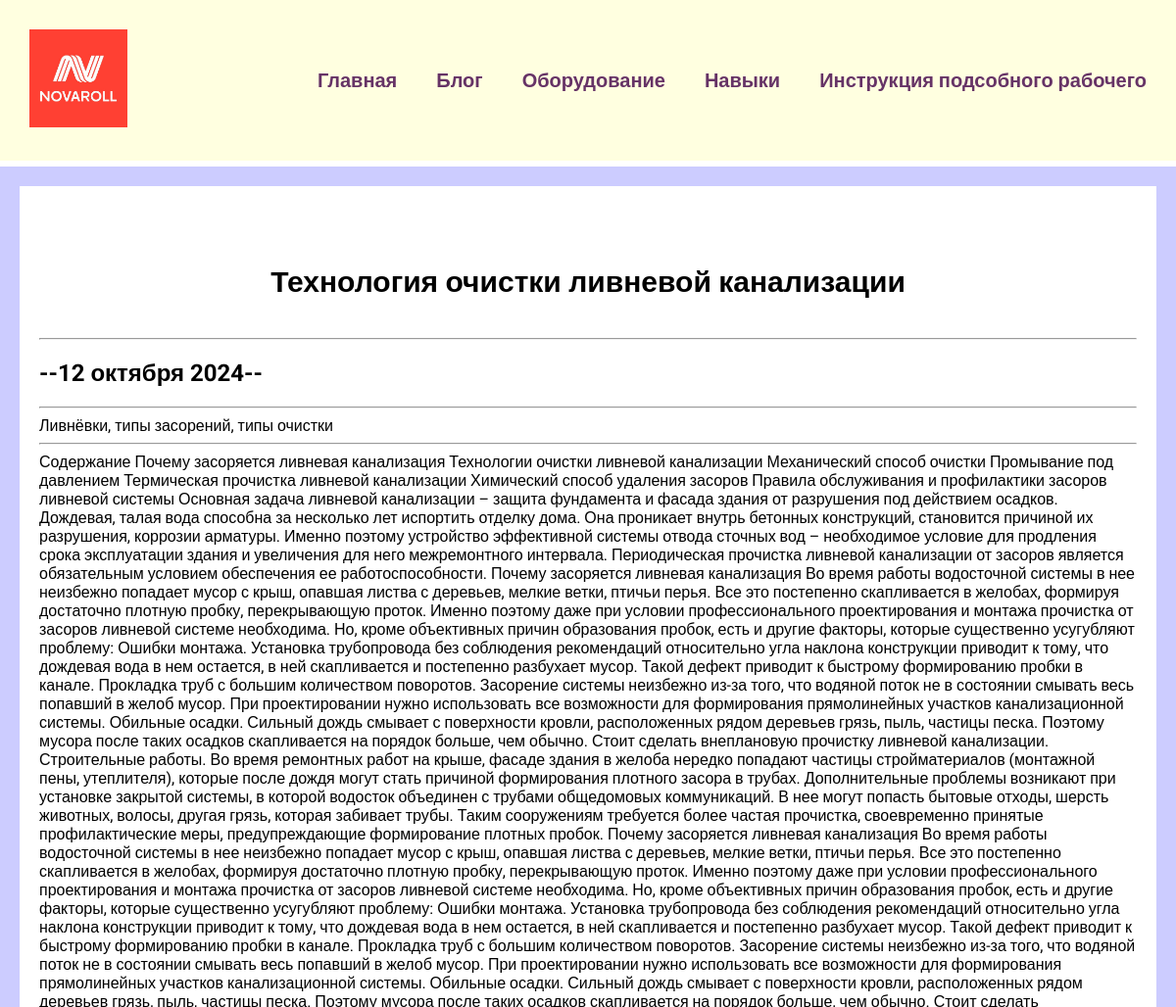
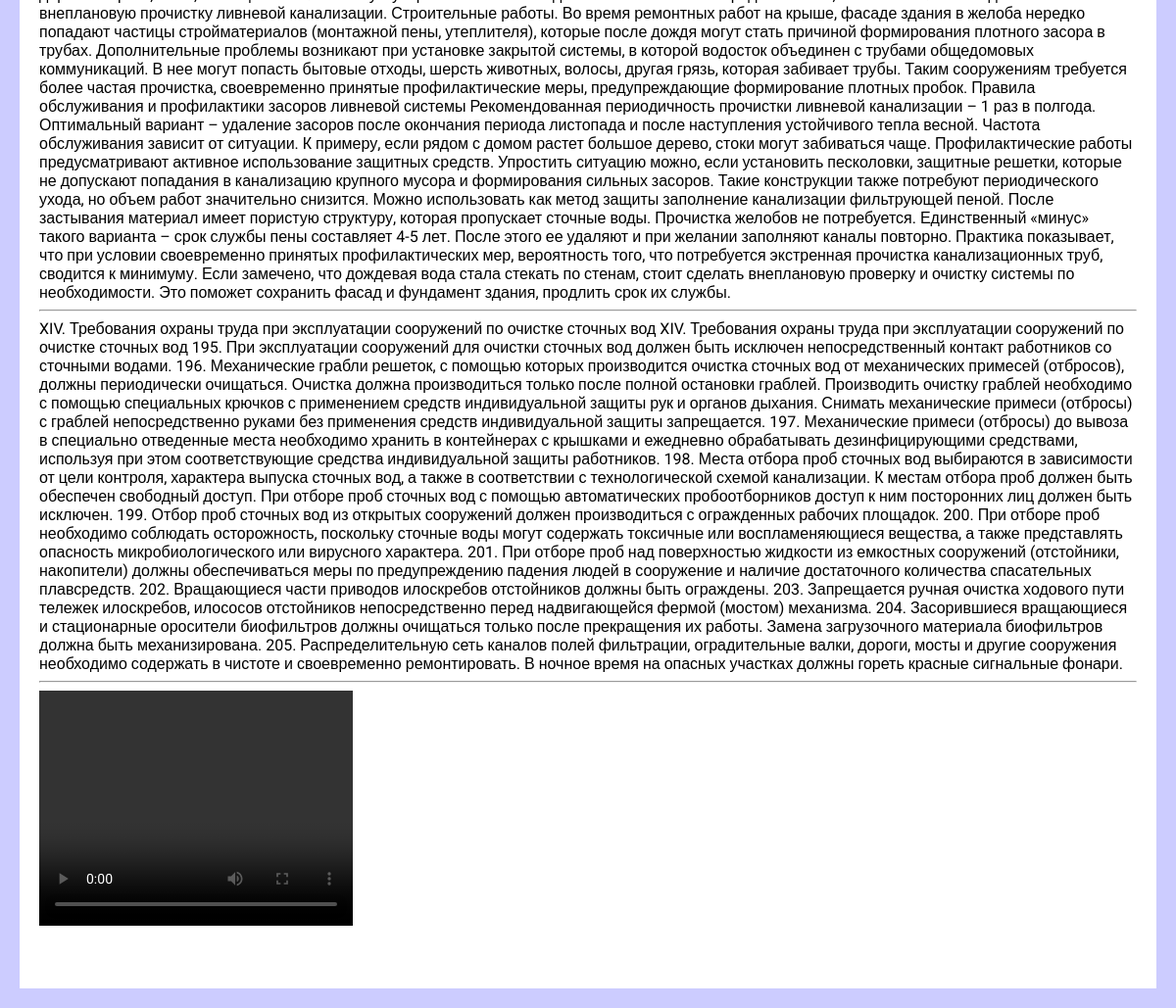
The app's page /blog/2/ with its own data (2 pictures, top to bottom).
### blog/models.py (models this page shows, shortened)
class Blog(models.Model):
    title = models.CharField(max_length=200, verbose_name="Название статьи")
    focus = models.CharField(max_length=250, blank=True, verbose_name="Напрпвленность статьи")
    description = models.TextField(verbose_name="Содержание статьи")
    video = models.FileField(upload_to='blogs/videos', blank=True, verbose_name="Видео по статье")
    labor_protection = models.TextField(blank=True, verbose_name="Охрана труда(связанная со статьей)")
    data = models.DateField()

### blog/views.py (the view)
# urls.py: path('<int:blog_id>/', views.detail, name="detail")
def detail(request, blog_id):
    blog = get_object_or_404(Blog, pk=blog_id)
    return render(request, 'blog/details.html', {'blog': blog})

### blog/templates/blog/details.html
{% extends 'works/base.html' %}
{% block content %}
<div class="detail">
    <h1>{{ blog.title }}</h1>
    <hr>
    <h2>--{{ blog.data|date:'j E Y' }}--</h2>
    <hr>
    {{ blog.focus }}
    <hr>
    {{ blog.description|safe }}
    <hr>
    {{ blog.labor_protection|safe }}
        <hr>
        <video width="320" height="240" controls>
            <source src="{{ blog.video.url }}" type="video/mp4">
        </video>
</div>
{% endblock %}

### works/static/css/style.css (style rules this page uses)
body { font-family: "Roboto", sans-serif; font-weight: 400; font-style: normal; background: #CCCCFF; padding: 0; margin: 0; }
.content h1 { text-align: center; margin: 60px 0 40px; font-size: 30px; }
.detail { background: #FFF; padding: 20px 20px 60px; box-sizing: border-box; }

### records on screen
Blog: title "Технология очистки ливневой канализации", data "12 октября 2024", focus "Ливнёвки, типы засорений, типы очистки", description "Содержание Почему засоряется ливневая канализация Технологии очистки ливневой канализации Механический способ очистки Промывание под давлением Термическая прочистка ливневой канализации Химический способ удаления засоров Правила обслуживания и профилактики засоров ливневой системы Основная задача ливневой канализации – защита фундамента и фасада здания от разрушения под действием осадков. Дождевая, талая вода способна за несколько лет испортить отделку дома. Она проникает внутрь бетонных конструкций, становится причиной их разрушения, коррозии арматуры. Именно поэтому устройство эффективной системы отвода сточных вод – необходимое условие для продления срока эксплуатации здания и увеличения…", labor_protection "XIV. Требования охраны труда при эксплуатации сооружений по очистке сточных вод XIV. Требования охраны труда при эксплуатации сооружений по очистке сточных вод 195. При эксплуатации сооружений для очистки сточных вод должен быть исключен непосредственный контакт работников со сточными водами. 196. Механические грабли решеток, с помощью которых производится очистка сточных вод от механических примесей (отбросов), должны периодически очищаться. Очистка должна производиться только после полной остановки граблей. Производить очистку граблей необходимо с помощью специальных крючков с применением средств индивидуальной защиты рук и органов дыхания. Снимать механические примеси (отбросы) с граблей…"
